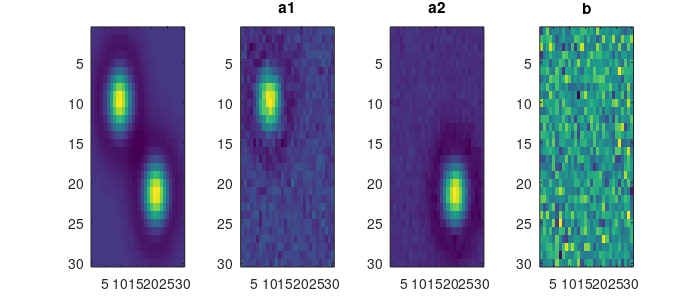
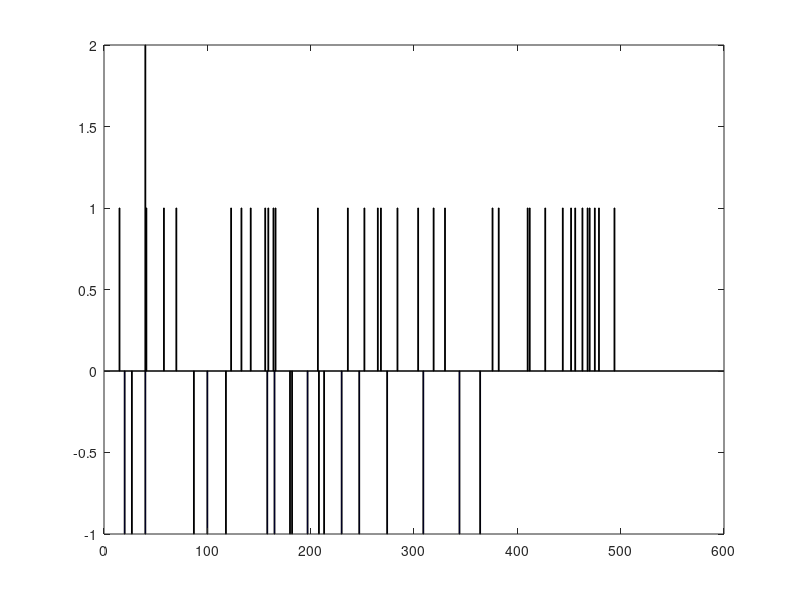

MATLAB code to generate these figures, in order: (Note: this script raises an error after producing the figures.)
% this script generates a simulation of a movie containing a single cell
% using the following generative model:
%
% F_t = \sum_i a_i*C_{i,t} + b + sig*eps_t, eps_t ~ N(0,I)
% C_{i,t} = gam*C_{i,t-1} + n_{i,t},      n_{i,t} ~ Poisson(lam_i*dt)
%
% where ai,b,I are p-by-q matrices.
% we let b=0 and ai be the difference of gaussians (yielding a zero mean
% matrix)
%
% Note that this version is can generate up to 2 cells (because we manually
% assign each cell a distribution

clear, clc

% 1) generate spatial filters

% stuff required for each spatial filter
Nc      = 2;                                % # of cells
Nrows   = 30;
Ncols   = 30;
Npixs   = Nrows*Ncols;
x1      = linspace(-5,5,Nrows);
x2      = x1;
[X1,X2] = meshgrid(x1,x2);
a       = zeros(Npixs,Nc);

% spatial filter 1
mu      = [-2 -2];
Sigma   = diag([1,1])*1;
a(:,1)  = mvnpdf([X1(:) X2(:)],mu,Sigma);
Sigma   = diag([1,1])*2;
b(:,1)  = mvnpdf([X1(:) X2(:)],mu,Sigma);

% spatial filter 2
mu      = [2 2];
Sigma   = diag([1,1])*1;
a(:,2)  = mvnpdf([X1(:) X2(:)],mu,Sigma);
Sigma   = diag([1,1])*2;
b(:,2)  = mvnpdf([X1(:) X2(:)],mu,Sigma);

figure(1), clf, ncols=2+Nc;
subplot(1,ncols,1), imagesc(reshape(sum(a-b,2),Nrows,Ncols))%, colorbar

% 2) set simulation metadata
Sim.T       = 500;                              % # of time steps
Sim.dt      = 0.005;                            % time step size
Sim.MaxIter = 0;
Sim.Np      = Npixs;                            % # of pixels in each image
Sim.Nc      = Nc;                               % # cells

% 3) initialize params
P.a     = zeros(Sim.Np,Sim.Nc);                  % P.a1    = a1-b1; % P.a2    = a2-b2; % [a1-b1 a2-b2];
for i=1:Sim.Nc
    P.a(:,i)=a(:,i)-b(:,i);
end
P.b     = 0*P.a(:,1);

P.sig   = 0.05;                                  % stan dev of noise
C_0     = 0;
tau     = [0.05; 0.5];                                 % decay time constant
P.gam   = 1-Sim.dt./tau(1:Sim.Nc);
P.lam   = 10*ones(Sim.Nc,1);                                   % rate-ish, ie, lam*dt=# spikes per second

% 3) simulate data
n=zeros(Sim.T,Sim.Nc);
C=n;
for i=1:Sim.Nc
    n(1,i)      = C_0;
    n(2:end,i)  = poissrnd(P.lam(i)*Sim.dt*ones(Sim.T-1,1));    % simulate spike train
    C(:,i)      = filter(1,[1 -P.gam(i)],n(:,i));               % calcium concentration
end
Z = 0*n(:,1);
F = C*P.a' + (1+Z)*P.b'+P.sig*randn(Sim.T,Npixs);                   % F = C1*P.a1'+ C2*P.a2' + Z*P.b'+P.sig*randn(Sim.T,Npixs);             % fluorescence

figure(2), clf, bar(n(:,1),'k'),
if Nc>1, hold on, bar(-n(:,2),'b'), end

% 4) estimate spatial filter from real spikes
X       = [C 1+Z];
Phat    = P;
for i=1:Npixs
    Y   = F(:,i);
    B   = X\Y;
    for j=1:Nc
        Phat.a(i,j) = B(j);
    end
    Phat.b(i) = B(end);
end
fig=figure(1);
for i=1:Nc
    subplot(1,ncols,1+i), imagesc(reshape(Phat.a(:,i),Nrows,Ncols))%, colorbar
    title(['a' num2str(i)])
end
subplot(1,ncols,ncols), imagesc(reshape(Phat.b,Nrows,Ncols)), title('b')%, colorbar
wh=[7 3];   %width and height
set(fig,'PaperPosition',[0 11-wh(2) wh]);
% print('-dpdf','svd_good')

%% 5) try denoising using SVD
%
% % make movie of raw data
% for i=1:Sim.T
%     if i==1, mod='overwrite'; else mod='append'; end
%     imwrite(reshape(F(i,:),Nrows,Nrows)',['Sim2Cell.tif'],'tif','Compression','none','WriteMode',mod)
% end
%
% [U,S,V] = svd(F,0);
% PCs = 1:2;
% Denoised = U(:,PCs)*S(PCs,PCs)*V(:,PCs)';
%
% for i=1:Sim.T
%     if i==1, mod='overwrite'; else mod='append'; end
%     imwrite(reshape(Denoised(i,:),Nrows,Nrows)',['Sim2Cell_Denoised.tif'],'tif','Compression','none','WriteMode',mod)
% end
%
% figure(3), clf,
% subplot(1,4,1), imagesc(reshape(P.a1+P.a2,Nrows,Ncols))%, colorbar
% subplot(1,4,2), imagesc(reshape(V(:,1),Nrows,Ncols))%, colorbar
% subplot(1,4,3), imagesc(reshape(V(:,2),Nrows,Ncols))%, colorbar
% subplot(1,4,4), imagesc(reshape(V(:,3),Nrows,Ncols))%, colorbar

%% 4) infer spike train
q=1;
[I{q}.n I{q}.P] = FOOPSI2_59(F,P,Sim);
I{q}.P.label    = 'ass';
% for q=1:5
%     if q==1
%         F2=mean(F,2);
%         P2=P;
%         P2.a=mean(P.a);
%         P2.b=mean(P.b);
%         [I{q}.n I{q}.P] = FOOPSI2_57(F2,P2,Sim);
%         label = [{'Uniform'}; {'Filter'}]
%     elseif q==2
%         [I{q}.n I{q}.P] = FOOPSI2_57(F,P,Sim);
%         label = [{'True'}; {'Filter'}]
%     elseif q==3
%         [I{q}.n I{q}.P] = FOOPSI2_57(F,Phat,Sim);
%         label = [{'Spike'}; {'Filter'}]
%     elseif q==4
%         MeanFrame=mean(F)';
%         P3=P;
%         P3.a=MeanFrame; %reshape(MeanFrame,Nrows,Ncols);
%         [I{q}.n I{q}.P] = FOOPSI2_57(F,P3,Sim);
%         label = [{'Mean'}; {'Filter'}]
%     else
%         Sim.MaxIter=5;
%         [I{q}.n I{q}.P] = FOOPSI2_57(F,P3,Sim);
%         label = [{'Fluor'}; {'Filter'}]
%     end
%         I{q}.P.label = label;
% end

%%
% 5) plot results
clear Pl
fig     = figure(2); clf,
nrows   = 3+Nc;                                  % set number of rows
h       = zeros(nrows,1);
Pl.xlims= [5 Sim.T];                            % time steps to plot
Pl.nticks=5;                                    % number of ticks along x-axis
Pl.n    = double(n); Pl.n(Pl.n==0)=NaN;         % store spike train for plotting
Pl      = PlotParams(Pl);                       % generate a number of other parameters for plotting
Pl.vs   = 2;
Pl.colors(1,:) = [0 0 0];
Pl.colors(2,:) = Pl.gray;
Pl.Nc   = Sim.Nc;

% plot fluorescence data
i=1; h(i) = subplot(nrows,1,i);
Pl.label = 'Fluorescence'; %[{'Optimally'}; {'Filtered'}; {'Fluorescence'}];
Pl.color = 'k';
Plot_nX(Pl,F*P.a);

% plot calcium
i=i+1; h(i) = subplot(nrows,1,i);
Pl.label = 'Calcium';
Pl.color = Pl.gray;
Plot_nX(Pl,C);

% plot spike train
i=i+1; h(i) = subplot(nrows,1,i);
Plot_2n(Pl,n);

% plot inferred spike trains
for j=1:Nc
    i=i+1; h(i) = subplot(nrows,1,i);
    cla, hold on
    bar(n(:,j))
    plot(z1(I{q}.n(:,j)))
    axis('tight')
end

% i=i+1; h(i) = subplot(nrows,1,i);
% cla, hold on
% bar(n(:,2))
% plot(z1(I{q}.n(:,2)))
% axis('tight')

% set xlabel stuff
subplot(nrows,1,nrows)
set(gca,'XTick',Pl.XTicks,'XTickLabel',Pl.XTicks*Sim.dt,'FontSize',Pl.fs)
xlabel('Time (sec)','FontSize',Pl.fs)
linkaxes(h,'x')

% print fig
wh=[7 5];   %width and height
set(fig,'PaperPosition',[0 11-wh(2) wh]);
print('-depsc','TwoSpatialCells')